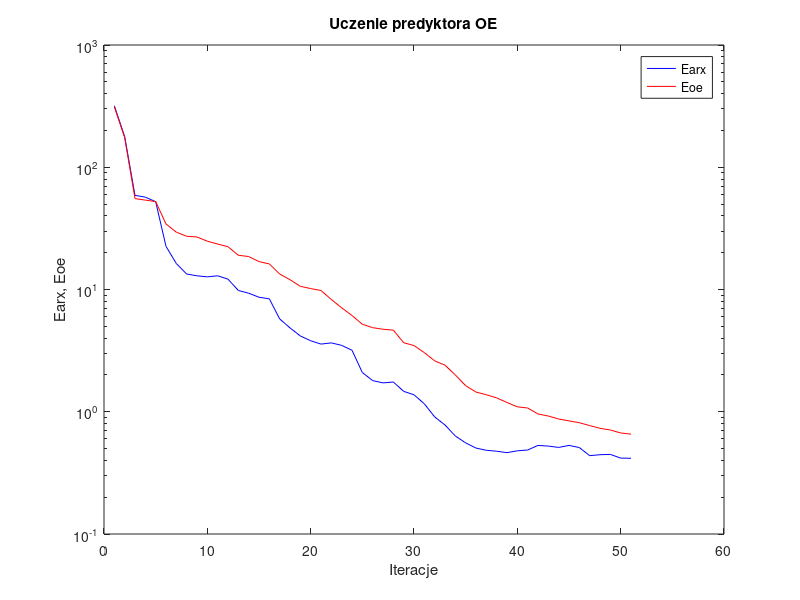
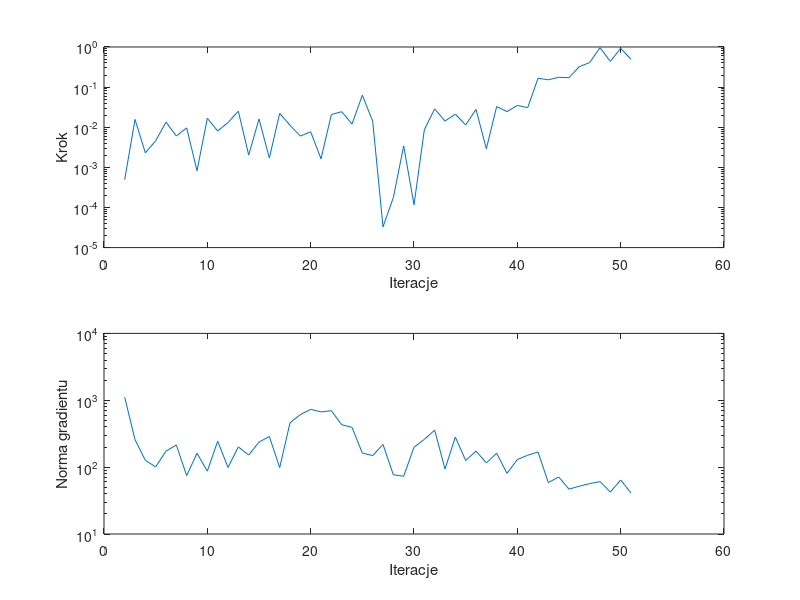

Write MATLAB code to recreate these figures, in order.
%uczenie predyktora oe
clear all;
n=0; farx(n+1)=3.179900e+002; foe(n+1)=3.123361e+002; wspucz(n+1)=0.000000e+000; ng(n+1)=0.000000e+000;
%odnowa zmiennej metryki
n=1; farx(n+1)=1.783722e+002; foe(n+1)=1.745383e+002; krok(n+1)=4.927090e-004; ng(n+1)=1.115010e+003;
n=2; farx(n+1)=5.891543e+001; foe(n+1)=5.538501e+001; krok(n+1)=1.567008e-002; ng(n+1)=2.580344e+002;
n=3; farx(n+1)=5.693502e+001; foe(n+1)=5.384185e+001; krok(n+1)=2.303305e-003; ng(n+1)=1.263086e+002;
n=4; farx(n+1)=5.228797e+001; foe(n+1)=5.238100e+001; krok(n+1)=4.597934e-003; ng(n+1)=1.010366e+002;
n=5; farx(n+1)=2.253472e+001; foe(n+1)=3.434056e+001; krok(n+1)=1.339882e-002; ng(n+1)=1.736451e+002;
n=6; farx(n+1)=1.630134e+001; foe(n+1)=2.943511e+001; krok(n+1)=6.042575e-003; ng(n+1)=2.144822e+002;
n=7; farx(n+1)=1.338305e+001; foe(n+1)=2.724983e+001; krok(n+1)=9.630946e-003; ng(n+1)=7.459981e+001;
n=8; farx(n+1)=1.293860e+001; foe(n+1)=2.689429e+001; krok(n+1)=8.216032e-004; ng(n+1)=1.612147e+002;
n=9; farx(n+1)=1.269168e+001; foe(n+1)=2.483922e+001; krok(n+1)=1.669856e-002; ng(n+1)=8.710198e+001;
n=10; farx(n+1)=1.294882e+001; foe(n+1)=2.353825e+001; krok(n+1)=8.055458e-003; ng(n+1)=2.444099e+002;
n=11; farx(n+1)=1.215097e+001; foe(n+1)=2.239167e+001; krok(n+1)=1.309024e-002; ng(n+1)=9.888483e+001;
n=12; farx(n+1)=9.821032e+000; foe(n+1)=1.905311e+001; krok(n+1)=2.509977e-002; ng(n+1)=2.006086e+002;
n=13; farx(n+1)=9.326584e+000; foe(n+1)=1.860630e+001; krok(n+1)=2.027074e-003; ng(n+1)=1.516111e+002;
n=14; farx(n+1)=8.645962e+000; foe(n+1)=1.691830e+001; krok(n+1)=1.605804e-002; ng(n+1)=2.365763e+002;
n=15; farx(n+1)=8.389797e+000; foe(n+1)=1.619042e+001; krok(n+1)=1.704444e-003; ng(n+1)=2.869904e+002;
n=16; farx(n+1)=5.748616e+000; foe(n+1)=1.339270e+001; krok(n+1)=2.219272e-002; ng(n+1)=9.845836e+001;
n=17; farx(n+1)=4.851225e+000; foe(n+1)=1.202369e+001; krok(n+1)=1.121665e-002; ng(n+1)=4.595120e+002;
n=18; farx(n+1)=4.168622e+000; foe(n+1)=1.062324e+001; krok(n+1)=6.023109e-003; ng(n+1)=6.108723e+002;
n=19; farx(n+1)=3.808676e+000; foe(n+1)=1.017696e+001; krok(n+1)=7.704335e-003; ng(n+1)=7.321711e+002;
n=20; farx(n+1)=3.576665e+000; foe(n+1)=9.811906e+000; krok(n+1)=1.631264e-003; ng(n+1)=6.695074e+002;
n=21; farx(n+1)=3.658825e+000; foe(n+1)=8.285668e+000; krok(n+1)=2.067140e-002; ng(n+1)=6.984658e+002;
n=22; farx(n+1)=3.491778e+000; foe(n+1)=7.085681e+000; krok(n+1)=2.439969e-002; ng(n+1)=4.306696e+002;
n=23; farx(n+1)=3.184453e+000; foe(n+1)=6.128307e+000; krok(n+1)=1.199953e-002; ng(n+1)=3.935983e+002;
n=24; farx(n+1)=2.093789e+000; foe(n+1)=5.196504e+000; krok(n+1)=6.287977e-002; ng(n+1)=1.623468e+002;
n=25; farx(n+1)=1.797636e+000; foe(n+1)=4.873597e+000; krok(n+1)=1.423591e-002; ng(n+1)=1.487851e+002;
%odnowa zmiennej metryki
n=26; farx(n+1)=1.722378e+000; foe(n+1)=4.729867e+000; krok(n+1)=3.282609e-005; ng(n+1)=2.183978e+002;
n=27; farx(n+1)=1.751254e+000; foe(n+1)=4.652215e+000; krok(n+1)=1.767187e-004; ng(n+1)=7.696199e+001;
n=28; farx(n+1)=1.468260e+000; foe(n+1)=3.669254e+000; krok(n+1)=3.427028e-003; ng(n+1)=7.299721e+001;
n=29; farx(n+1)=1.376795e+000; foe(n+1)=3.478826e+000; krok(n+1)=1.169035e-004; ng(n+1)=1.986457e+002;
n=30; farx(n+1)=1.160955e+000; foe(n+1)=3.045371e+000; krok(n+1)=8.625805e-003; ng(n+1)=2.600183e+002;
n=31; farx(n+1)=9.074069e-001; foe(n+1)=2.608008e+000; krok(n+1)=2.857938e-002; ng(n+1)=3.574128e+002;
n=32; farx(n+1)=7.791267e-001; foe(n+1)=2.403717e+000; krok(n+1)=1.428969e-002; ng(n+1)=9.371002e+001;
n=33; farx(n+1)=6.334551e-001; foe(n+1)=1.998911e+000; krok(n+1)=2.117616e-002; ng(n+1)=2.813859e+002;
n=34; farx(n+1)=5.562771e-001; foe(n+1)=1.633685e+000; krok(n+1)=1.136409e-002; ng(n+1)=1.259109e+002;
n=35; farx(n+1)=5.046749e-001; foe(n+1)=1.448771e+000; krok(n+1)=2.788178e-002; ng(n+1)=1.737637e+002;
n=36; farx(n+1)=4.839544e-001; foe(n+1)=1.377815e+000; krok(n+1)=2.900817e-003; ng(n+1)=1.156629e+002;
n=37; farx(n+1)=4.753336e-001; foe(n+1)=1.298341e+000; krok(n+1)=3.280985e-002; ng(n+1)=1.614569e+002;
n=38; farx(n+1)=4.628192e-001; foe(n+1)=1.190444e+000; krok(n+1)=2.452306e-002; ng(n+1)=8.071134e+001;
n=39; farx(n+1)=4.792296e-001; foe(n+1)=1.096945e+000; krok(n+1)=3.497807e-002; ng(n+1)=1.297990e+002;
n=40; farx(n+1)=4.863851e-001; foe(n+1)=1.073441e+000; krok(n+1)=3.072094e-002; ng(n+1)=1.505965e+002;
n=41; farx(n+1)=5.304875e-001; foe(n+1)=9.589710e-001; krok(n+1)=1.655578e-001; ng(n+1)=1.684093e+002;
n=42; farx(n+1)=5.238309e-001; foe(n+1)=9.225023e-001; krok(n+1)=1.523673e-001; ng(n+1)=5.876303e+001;
n=43; farx(n+1)=5.107283e-001; foe(n+1)=8.727844e-001; krok(n+1)=1.755320e-001; ng(n+1)=7.131963e+001;
n=44; farx(n+1)=5.305963e-001; foe(n+1)=8.421126e-001; krok(n+1)=1.722157e-001; ng(n+1)=4.688206e+001;
n=45; farx(n+1)=5.095323e-001; foe(n+1)=8.135888e-001; krok(n+1)=3.240219e-001; ng(n+1)=5.186752e+001;
n=46; farx(n+1)=4.372738e-001; foe(n+1)=7.707614e-001; krok(n+1)=4.090511e-001; ng(n+1)=5.670601e+001;
n=47; farx(n+1)=4.452589e-001; foe(n+1)=7.318844e-001; krok(n+1)=9.632832e-001; ng(n+1)=6.076568e+001;
n=48; farx(n+1)=4.479793e-001; foe(n+1)=7.093748e-001; krok(n+1)=4.376495e-001; ng(n+1)=4.242789e+001;
n=49; farx(n+1)=4.176091e-001; foe(n+1)=6.709148e-001; krok(n+1)=9.282331e-001; ng(n+1)=6.409648e+001;
n=50; farx(n+1)=4.164537e-001; foe(n+1)=6.559278e-001; krok(n+1)=4.930774e-001; ng(n+1)=4.115637e+001;

figure; semilogy(farx,'b'); hold on; semilogy(foe,'r'); xlabel('Iteracje'); ylabel('Earx, Eoe'); legend('Earx','Eoe'); title('Uczenie predyktora OE');
figure; subplot(2,1,1); semilogy(krok); xlabel('Iteracje'); ylabel('Krok');
subplot(2,1,2); semilogy(ng); xlabel('Iteracje'); ylabel('Norma gradientu');
Earx=farx(n+1)
Eoe=foe(n+1)
